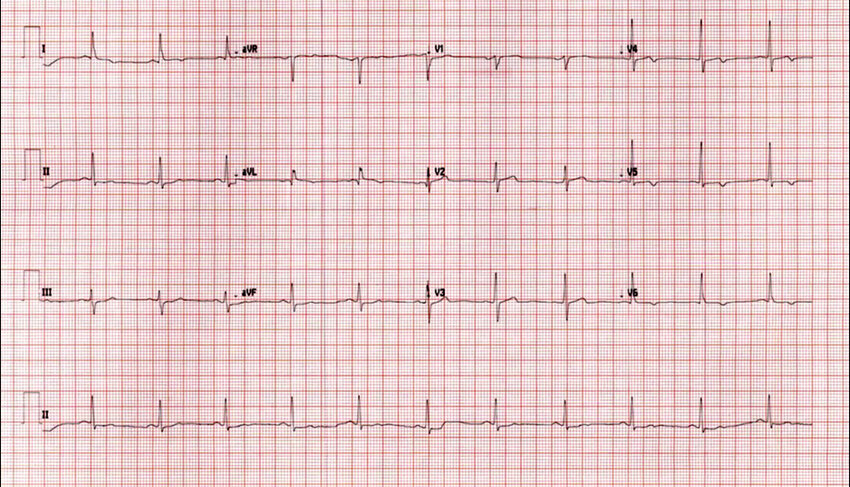
#> input picture myapp/backend/preprocessing/image.png, 850 x 487 px
$ python red_gridline.py
#> lines starting #> are read from the running program, lines starting #| are printed output that depends on the picture; after the words box and inside, x2 and y2 are one past the last pixel; in counts of white or black regions, pixels touching at a corner belong together
import cv2
import numpy as np

# 1. Read image
img = cv2.imread("image.png")   # change name if needed
#> img is the input picture: shape (487, 850, 3); mean B, G, R 203.1, 202.7, 230.7
if img is None:
    raise ValueError("Could not read image")

# --- optional: crop to ECG area only (avoid white border) ---
# Manually tune these once for your scan size
# y1, y2, x1, x2 = 150, 1850, 200, 2600
# img = img[y1:y2, x1:x2]

# 2. Convert to HSV to isolate bright pink/red grid
hsv = cv2.cvtColor(img, cv2.COLOR_BGR2HSV)
#> hsv: shape (487, 850, 3); mean H, S, V 92, 35.8, 230.8

# Stricter ranges: BRIGHT, fairly saturated pink/red
lower_red1 = np.array([0,   80, 190], dtype=np.uint8)
upper_red1 = np.array([10, 255, 255], dtype=np.uint8)
lower_red2 = np.array([170, 80, 190], dtype=np.uint8)
upper_red2 = np.array([180, 255, 255], dtype=np.uint8)

mask1 = cv2.inRange(hsv, lower_red1, upper_red1)
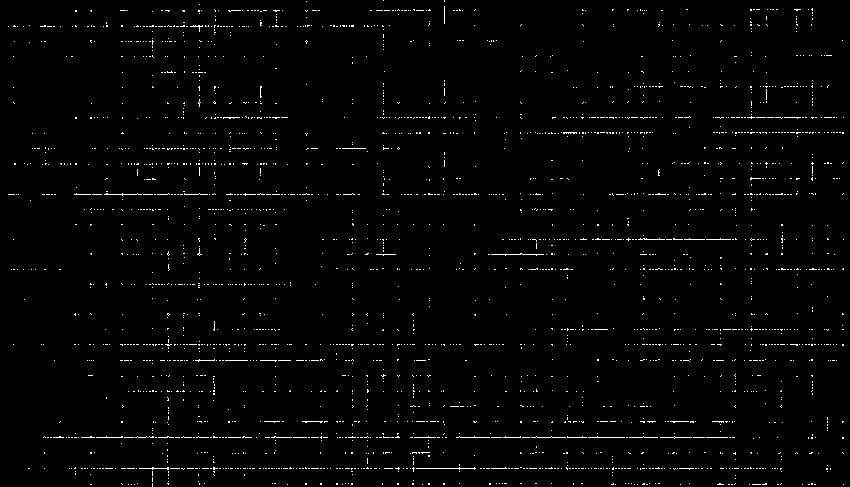
#> mask1: shape (487, 850); 1.6% white in thin lines or dots
mask2 = cv2.inRange(hsv, lower_red2, upper_red2)
#> mask2: shape (487, 850); 3.6% white in thin lines or dots
red_mask = cv2.bitwise_or(mask1, mask2)
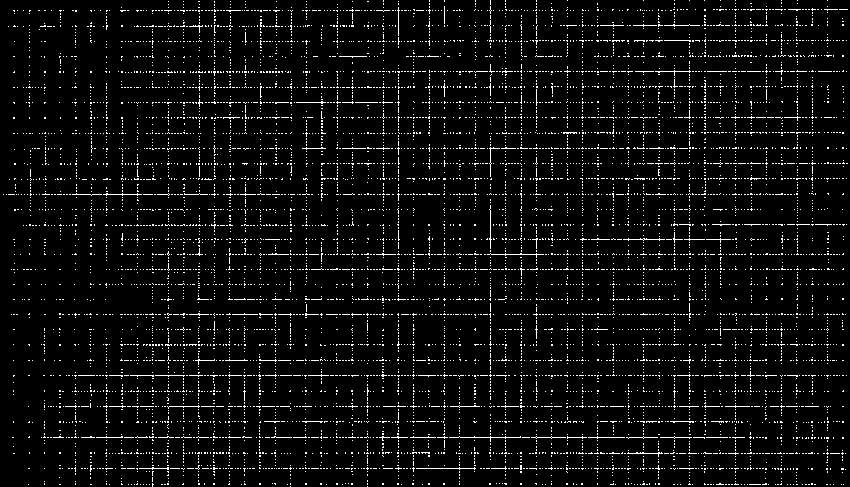
#> red_mask: shape (487, 850); 5.1% white in thin lines or dots

# (debug) save mask to verify only grid is selected
cv2.imwrite("debug_red_mask.png", red_mask)

# 3. Fade grid instead of deleting everything red
no_grid = img.copy()
red_idx = red_mask == 255
#> red_idx: shape (487, 850) bool; 5.1% white in thin lines or dots

# Make grid very light but not pure white
no_grid[red_idx] = cv2.addWeighted(
    no_grid[red_idx], 0.2,                      # keep 20% of original
    np.full_like(no_grid[red_idx], 255), 0.8,   # mix with white
    0
)
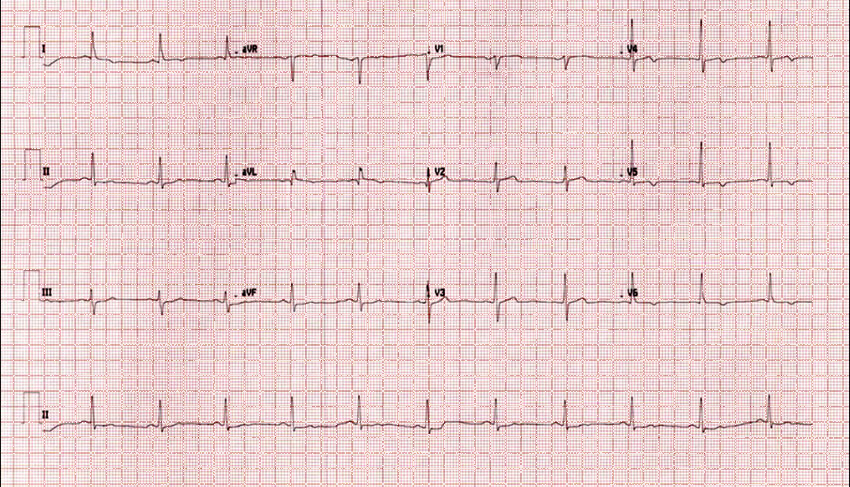
#> no_grid: shape (487, 850, 3); 5.14% of pixels changed, all inside (x1, y1, x2, y2) = (3, 0, 848, 487)

cv2.imwrite("step_no_grid_faded.png", no_grid)

# 4. Convert to grayscale
gray = cv2.cvtColor(no_grid, cv2.COLOR_BGR2GRAY)
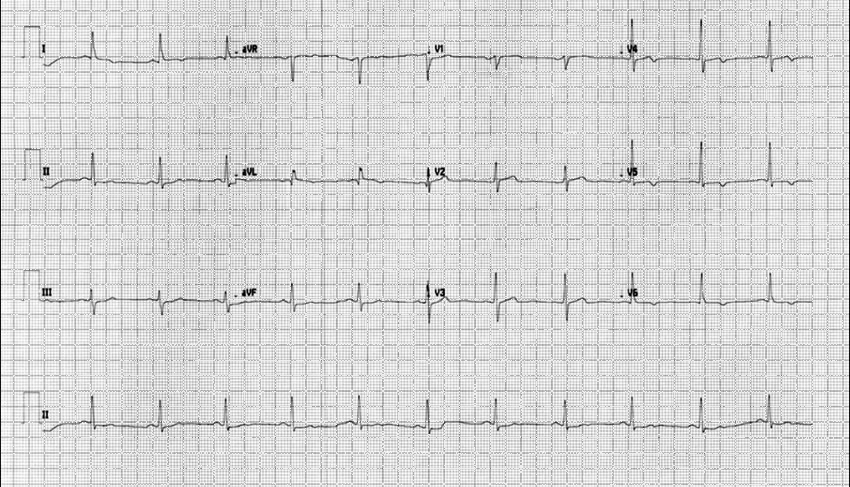
#> gray: shape (487, 850); min 0, max 255, mean 215.1

# 5. Threshold to keep only dark trace
# Use fixed high threshold (tune 200–220 if needed)
_, bw = cv2.threshold(gray, 210, 255, cv2.THRESH_BINARY_INV)
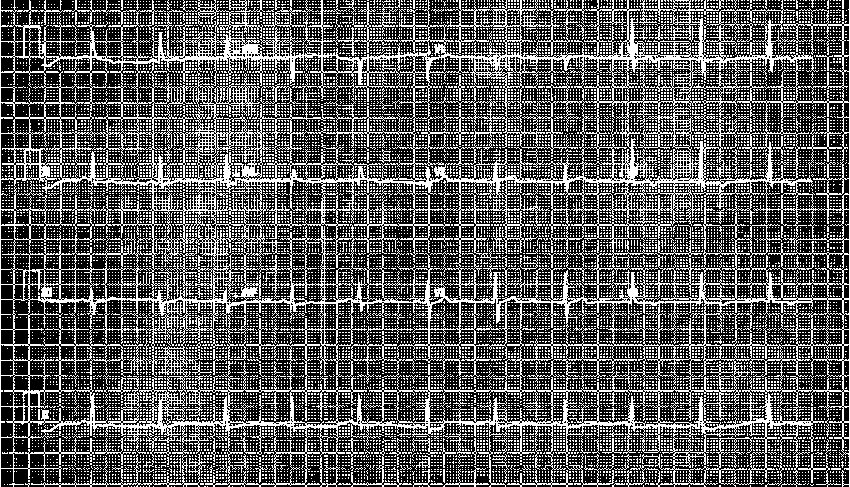
#> bw: shape (487, 850); 35.4% white in thin lines or dots

cv2.imwrite("step_bw_raw.png", bw)

# 6. Morphological cleanup: remove isolated noise, keep thin lines
kernel = cv2.getStructuringElement(cv2.MORPH_ELLIPSE, (2, 2))
waveform = cv2.morphologyEx(bw, cv2.MORPH_OPEN, kernel, iterations=1)
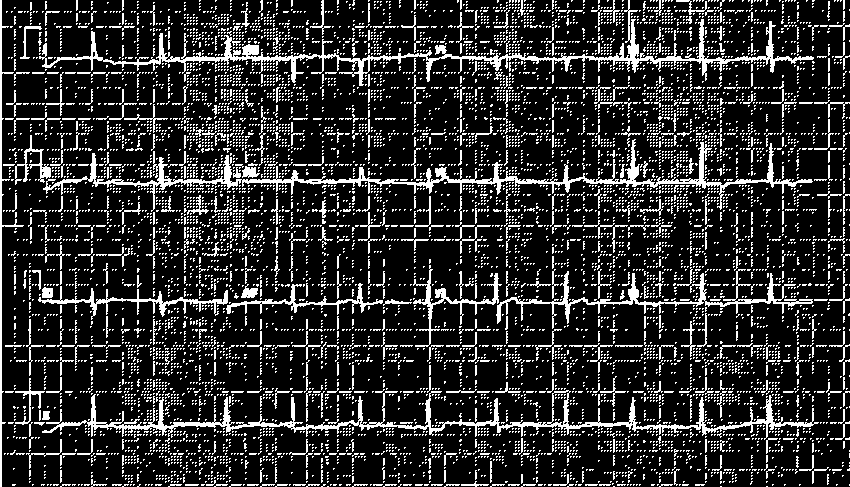
#> waveform: shape (487, 850); 17.6% white in thin lines or dots

# (optional) small closing to connect broken segments
kernel_close = cv2.getStructuringElement(cv2.MORPH_ELLIPSE, (2, 2))
waveform = cv2.morphologyEx(waveform, cv2.MORPH_CLOSE, kernel_close, iterations=1)
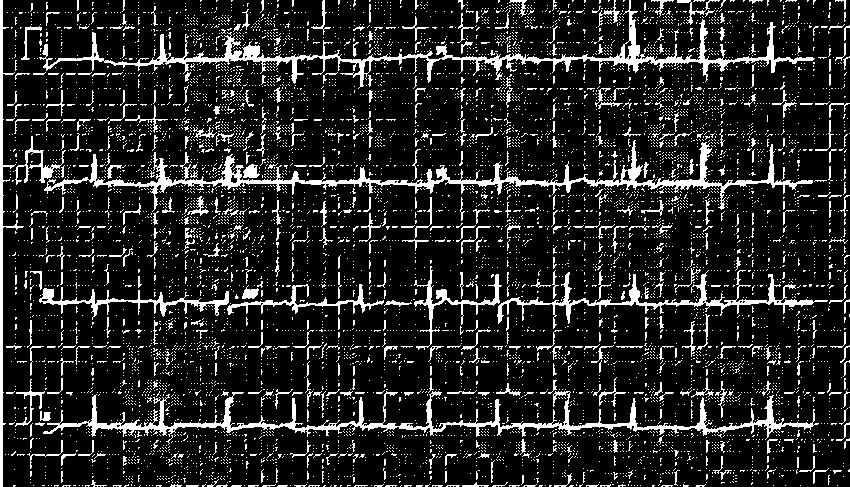
#> waveform: shape (487, 850); 14.3% white; 7900 white regions (7483 under 20 px), largest, box (x1, y1, x2, y2) and area: (39, 0, 815, 89) 6039, (44, 140, 813, 212) 5890, (43, 391, 819, 440) 5639

# 7. Save final outputs
cv2.imwrite("ecg_no_grid.png", no_grid)             # ECG with grid almost gone
cv2.imwrite("ecg_waveform_mask.png", waveform)      # binary mask of waveform only
